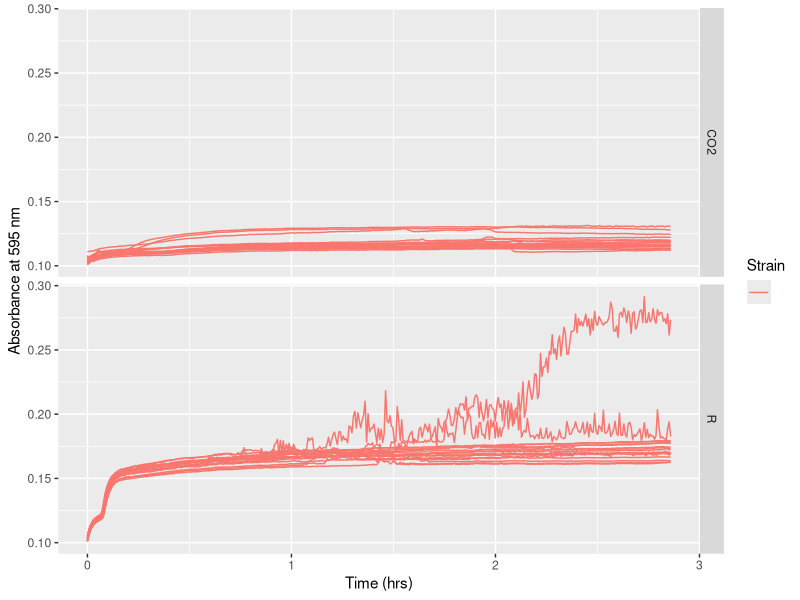
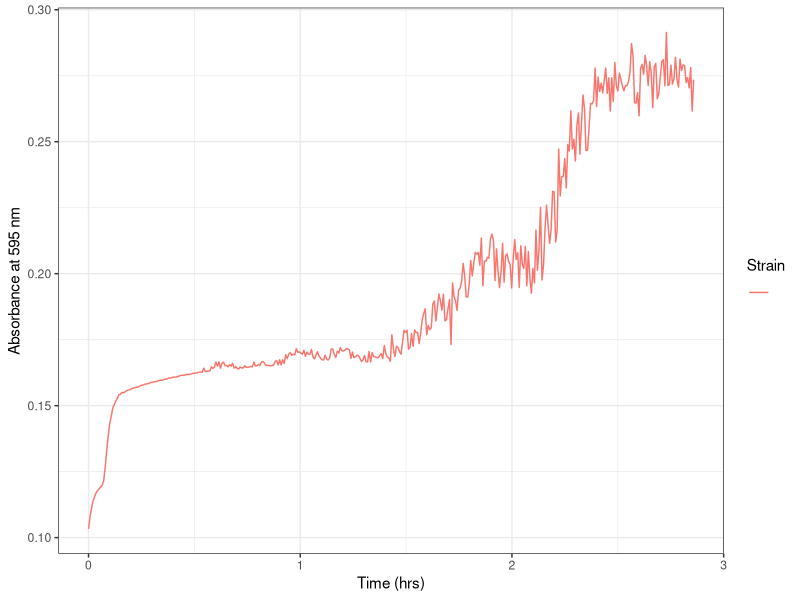
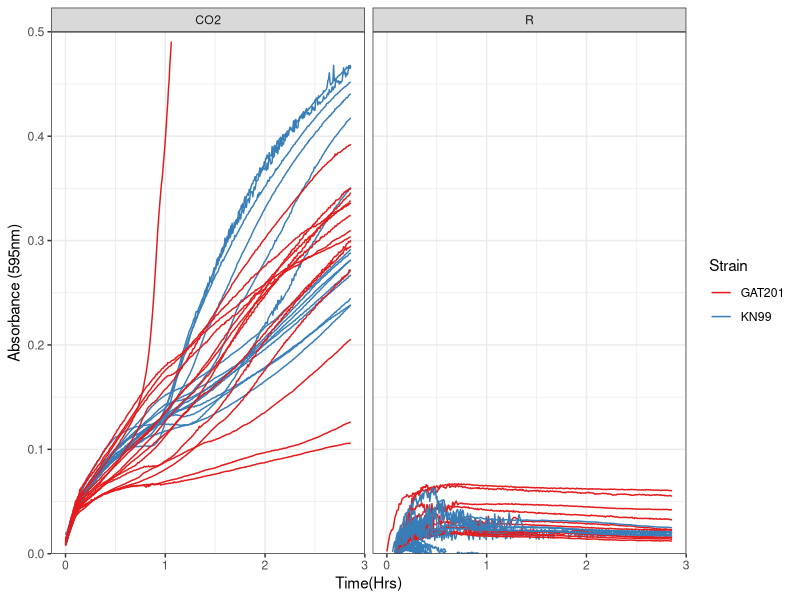
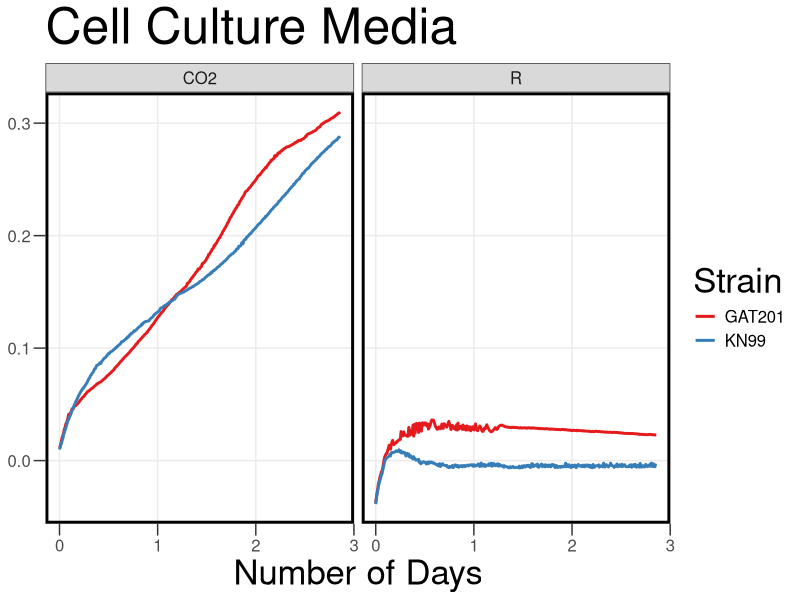
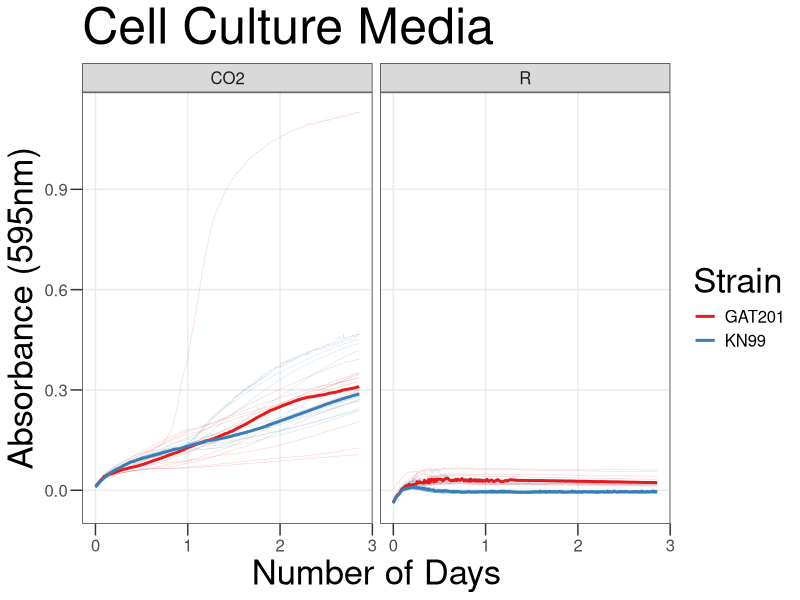
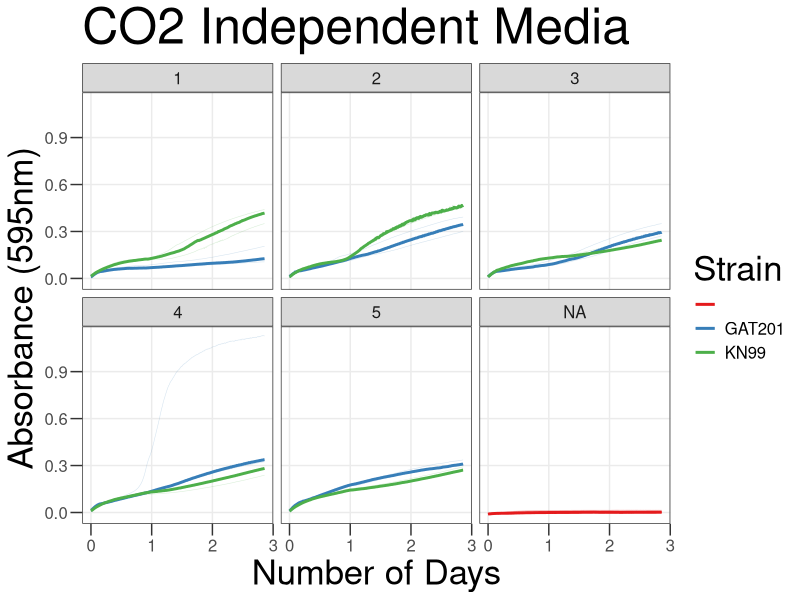
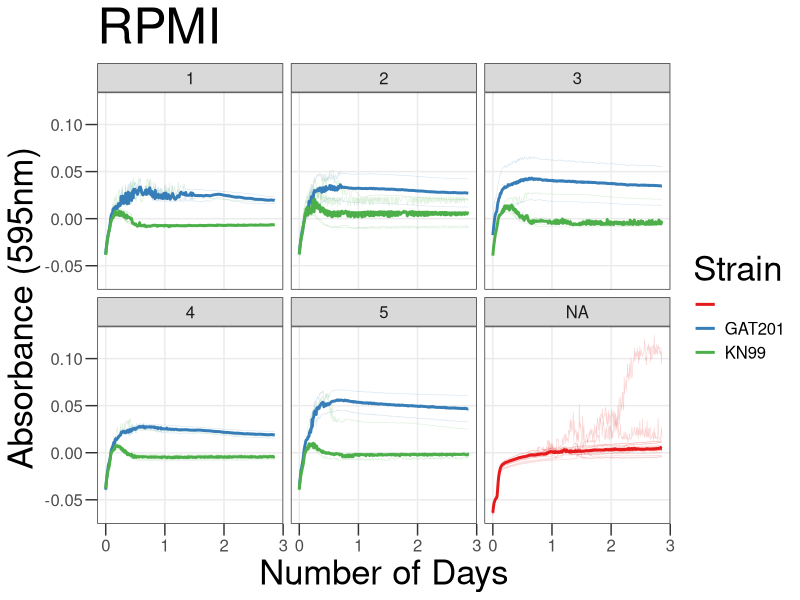
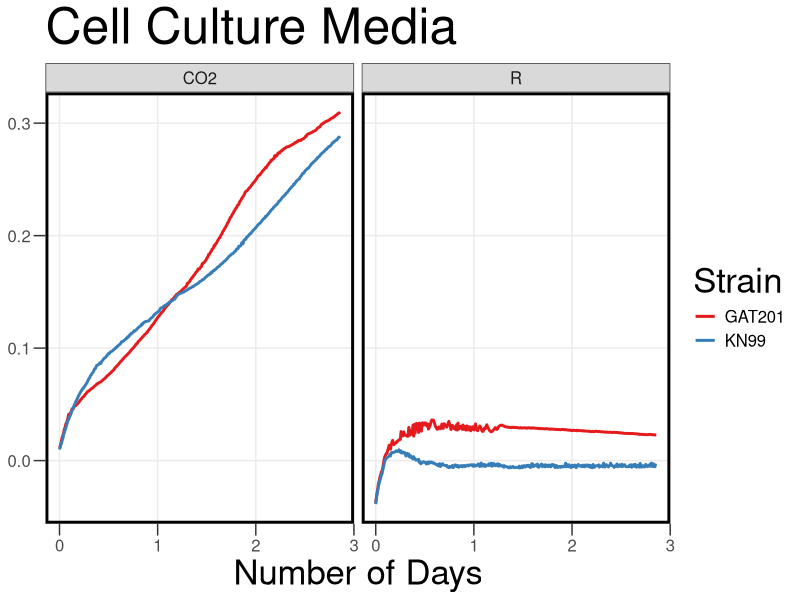

The R script that drew these images, in order:
## ---- chunk 1
knitr::opts_chunk$set(echo = TRUE)
## ---- chunk 2

library("reshape2")
library(dplyr)
library(ggplot2)
library(tidyverse)
library(markdown)
library(cowplot)
library(yaml)
library(knitr)
## ---- chunk 3

rawdata <- read.csv("../Input/PR27_RPMIvCO2_TRSP.csv")

## ---- chunk 4

 rawdata_hrs<-mutate(rawdata, Time = Time/86400)

## ---- chunk 5

reshaped <- melt(rawdata_hrs, id=c("Time", "Temp"), 
                              variable.name="Well",
                              value.name="OD595")

summary(reshaped)
## ---- chunk 6

platemap <- read.csv("../Input/20221216_PR27_Setup.csv")
head(platemap, n=10)


## ---- chunk 7

annotated <- inner_join(reshaped, platemap, by="Well")
 
## ---- chunk 8

ggplot(data=filter(annotated,Strain==""),
           aes(x=Time, y=OD595, color=Strain, group = Well)) + 
       geom_line() + 
       facet_grid(Media ~ .) +
       labs(x="Time (hrs)", y="Absorbance at 595 nm")
## ---- chunk 9

ggplot(data=filter(annotated,Well=="A2"), 
       aes(x=Time, y=OD595, color=Strain, group = Well)) + 
 
       geom_line() + 
     theme_bw()+
     labs(x="Time (hrs)", y="Absorbance at 595 nm")

## ---- chunk 10

blank_OD_summary <- annotated %>%
  filter(Strain=="") %>%
  filter(Well != "A1") %>%
  filter(Well != "A2") %>%
  # filter out columns 1 and 12 as well?
  group_by(Media) %>%
  summarise(OD_median=median(OD595),
            OD_mean=mean(OD595),
            OD_max=max(OD595),
            OD_min=min(OD595))
print(blank_OD_summary)
## ---- chunk 11

normalisedOD <- annotated %>%
  left_join(blank_OD_summary, by="Media") %>%
  mutate(OD_corrected = OD595 - OD_median)

## ---- chunk 12

ggplot(data=normalisedOD %>%
                      filter(Strain != ""), 
                      aes(x=Time, y=OD_corrected, color=Strain, group = Well)) + 
       geom_line() + 
       scale_y_continuous(limits=c(0,0.5),expand=c(0,0))+
       facet_wrap(Media ~ .)+
  
       labs(x = "Time(Hrs)",
            y = "Absorbance (595nm)") +
       theme(text = element_text(size = 20))+
       theme_bw()+
       scale_color_brewer(palette="Set1")
## ---- chunk 13

ggplot(data=normalisedOD %>%
                     filter(Strain != ""), 
                      aes(x=Time, y=OD_corrected, color=Strain)) + 
       #geom_line(aes(group = Well), size = 0.2, alpha = 0.2) + 
       stat_summary(fun = "median", geom = "line", size = 1) +
       #scale_y_continuous(limits=c(0,0.5),expand=c(0,0), breaks = c(0, 0.05, 0.1)) +
  
       labs(x = "Number of Days",
            y = "Absorbance (595nm)",
            title = "Cell Culture Media") +
           facet_wrap(Media ~ .)+
       theme_bw() +
       theme(text = element_text(size = 15))+
       theme(axis.title = element_text(size = 25))+
       theme(axis.title.y=element_blank()) +
       theme(axis.ticks.length = unit(0.3, "cm"))+
       theme(title = element_text(size = 30))+
       theme(panel.grid.minor = element_blank())+
       theme(legend.title = element_text(size = 25))+
      theme(legend.background = element_rect(fill = "transparent", color=NA))+
  theme(legend.key = element_rect(fill = "transparent", color=NA))+
       theme (plot.background =  element_rect(fill = "transparent", color=NA), 
         panel.background = element_rect(fill = "transparent", color=NA),)+
      theme(panel.border = element_rect(linetype = "solid", colour = "black", size = 2))+
       scale_color_brewer(palette="Set1")
       
## ---- chunk 14

ggsave("../Results/AllSummary.png",width = 6.6,height=5)
## ---- chunk 15

ggplot(data=normalisedOD %>%
                     filter(Strain != ""), 
                      aes(x=Time, y=OD_corrected, color=Strain)) + 
       geom_line(aes(group = Well), size = 0.2, alpha = 0.2) + 
       stat_summary(fun = "median", geom = "line", size = 1) +
       #scale_y_continuous(limits=c(0,0.5),expand=c(0,0), breaks = c(0, 0.05, 0.1)) +
   facet_wrap(Media ~ .)+
       labs(x = "Number of Days",
            y = "Absorbance (595nm)",
            title = "Cell Culture Media") +
       theme_bw() +
       theme(text = element_text(size = 15))+
       theme(axis.title = element_text(size = 25)) +
  theme(axis.ticks.length = unit(0.3, "cm"))+
       theme(title = element_text(size = 30))+
       theme(legend.title = element_text(size = 25))+
  theme(panel.grid.minor = element_blank())+
       scale_color_brewer(palette="Set1")
## ---- chunk 16

ggsave("../Results/AllStatSummary.png",width = 6.6,height=5)
## ---- chunk 17

ggplot(data=normalisedOD %>%
                     filter(Media =="CO2"), 
                      aes(x=Time, y=OD_corrected, color=Strain)) + 
       geom_line(aes(group = Well), size = 0.2, alpha = 0.2) + 
       stat_summary(fun = "median", geom = "line", size = 1) +
      # scale_y_continuous(limits=c(0,0.5),expand=c(0,0), breaks = c(0, 0.05, 0.1)) +
   facet_wrap(Biorep ~ .)+
       labs(x = "Number of Days",
            y = "Absorbance (595nm)",
            title = "CO2 Independent Media") +
       theme_bw() +
       theme(text = element_text(size = 15))+
       theme(axis.title = element_text(size = 25)) +
  theme(axis.ticks.length = unit(0.3, "cm"))+
       theme(title = element_text(size = 30))+
       theme(legend.title = element_text(size = 25))+
  theme(panel.grid.minor = element_blank())+
       scale_color_brewer(palette="Set1")
## ---- chunk 18

ggplot(data=normalisedOD %>%
                     filter(Media =="R"), 
                      aes(x=Time, y=OD_corrected, color=Strain)) + 
       geom_line(aes(group = Well), size = 0.2, alpha = 0.2) + 
       stat_summary(fun = "median", geom = "line", size = 1) +
       #scale_y_continuous(limits=c(0,0.1),expand=c(0,0), breaks = c(0, 0.05, 0.1)) +
   facet_wrap(Biorep ~ .)+
       labs(x = "Number of Days",
            y = "Absorbance (595nm)",
            title = "RPMI") +
       theme_bw() +
       theme(text = element_text(size = 15))+
       theme(axis.title = element_text(size = 25)) +
  theme(axis.ticks.length = unit(0.3, "cm"))+
       theme(title = element_text(size = 30))+
       theme(legend.title = element_text(size = 25))+
  theme(panel.grid.minor = element_blank())+
       scale_color_brewer(palette="Set1")
